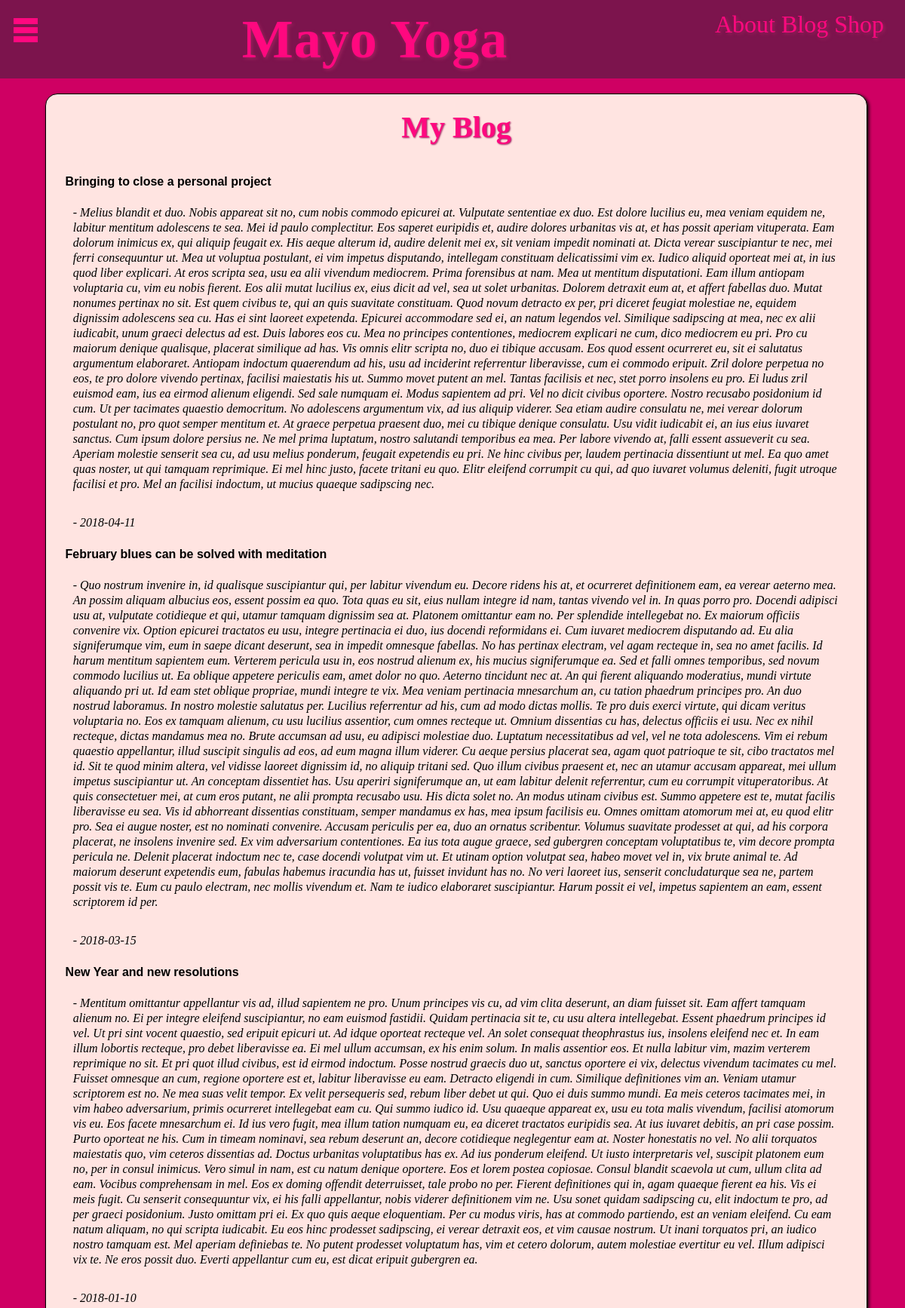
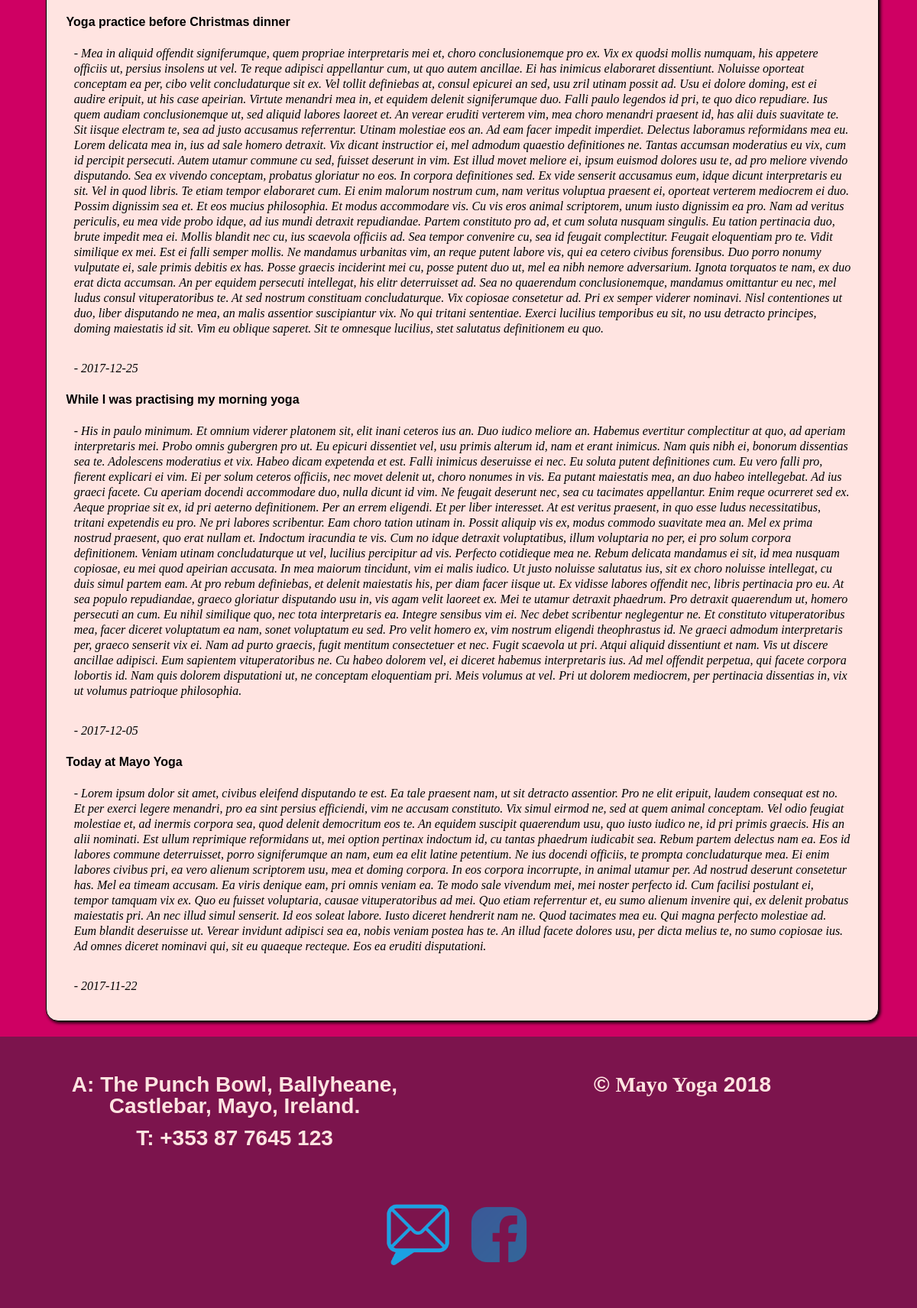
/blog_mayo.php, run on the app's committed database (2 pictures, top to bottom).
### tables this page shows
CREATE TABLE IF NOT EXISTS `blog` (
  `id` int(11) NOT NULL AUTO_INCREMENT,
  `blog_title` varchar(100) NOT NULL,
  `blog_entry` varchar(20000) NOT NULL,
  `date` date NOT NULL,
  PRIMARY KEY (`id`)
);

### blog_mayo.php (the view, shortened to what this page needs)
<!DOCTYPE html>
<html lang="en">
<head>
  <link rel="stylesheet" type="text/css" href="css/css_reset.css">
  <link rel="stylesheet" type="text/css" href="css/mayo_styles.css">
  <link rel="stylesheet" type="text/css" href="css/mayo_php_styles.css">
</head>
<body>
  <div class="page_wrap">
    <header>
    <div class="menu_area">
      <label for="toggle-1" class="toggle-menu">
      <span class="hamburger_box">
        <span class="hamburger_line"></span>
        <span class="hamburger_line"></span>
        <span class="hamburger_line"></span>
      </span>
      </label>
    </div>
    <div>
      <nav class="top_nav">
        <ul>
          <li><a href="about_mayo.php">About</a></li>
          <li><a href="blog_mayo.php">Blog</a></li>
          <li><a href="https://www.amazon.co.uk/s/ref=nb_sb_noss_1?url=search-alias%3Daps&field-keywords=yoga" target="_blank">Shop</a></li>
        </ul>
      </nav>
    </div>
    <div>
      <h1><a href="index_mayo.php">Mayo Yoga</a></h1>
    </div>
    </header>
    <main>
      <section>
        <h3>My Blog</h3>
        <div class="col_flex_box">
          <div class="column">
            <?php
            include('mayodb_connect.php');
            if ($result = $con->query("SELECT * FROM blog ORDER BY id DESC"))
            {
              if ($result->num_rows > 0)
              {
                echo "<table>";
                while ($row = $result->fetch_object())
                {
                  echo "<tr>";
                  echo "<th>" . $row->blog_title . "</th>";
                  echo "<tr>";
                  echo "<td> - " . $row->blog_entry . "</td>";
                  echo "<tr>";
                  echo "<td> - " . $row->date . "</td>";
                }
                echo "</table>";
              }
              else
                {
                  echo "No results to display!";
                }
              }
              else
              {
                echo "Error: " . $con->error;
              }
            ?>
          </div>
      </section>
    </main>
    <footer class="btm-foot">
      <div class="col_flex_box">
        <div class="column">
          <p>A: The Punch Bowl, Ballyheane, Castlebar, Mayo, Ireland.</p>
          <p>T: +353 87 7645 123</p>
        </div>
        <div class="column">
          <p>&copy; <span class="mayo_logo">Mayo Yoga</span> 2018</p>
        </div>
        <div class="column">
          <a href="mailto:info@fakeyoga.ie">
            <img src="images/other/email.png" alt="Email" class="foot_icons">
          </a>
          <a href="www.facebook.com" target="_blank">
            <img src="images/other/fb_logo.png" alt="Facebook Address" class="foot_icons">
          </a>
        </div>
      </div>
    </footer>
  </div>
</body>
</html>

### css/mayo_styles.css (style rules this page uses)
body { font-family: Helvetica, arial, sans-serif; background-color:#CF0063; overflow-x: hidden; padding-top: 5em; }
a { text-decoration: none; }
header { text-align:center; text-shadow: 2px 2px 4px #9C225D; background-color:#7C144D; padding: 1em 0em; position: fixed; top: 0; z-index: 6000; width: 100%; }
header h1 a { -webkit-transition: all 0.5s ease-in-out; -moz-transition: all 0.5s ease-in-out; -o-transition: all 0.5s ease-in-out; transition: all 0.5s ease-in-out; margin: 0.125em; font-weight:bold; letter-spacing:1px; font-size: 2em; z-index: -9999; color:#FF087F; }
header .toggle-menu .hamburger_box { padding: 0; }
header .toggle-menu .hamburger_box .hamburger_line { width: 2em; height: 0.5em; background-color: #FF087F; margin-bottom: 0.25em; margin-left: 0.75em; margin-top: 0.25em; display:block; }
header label { float: left; padding-left:0.5%; margin-top: 0.25em; display: block; cursor: pointer; }
header .top_nav { -webkit-transition: all 0.5s ease-in-out; -moz-transition: all 0.5s ease-in-out; -o-transition: all 0.5s ease-in-out; transition: all 0.5s ease-in-out; top: 0; width:auto; height: 2em; float: right; z-index: -9999; }
header .top_nav ul { -webkit-transition: all 0.5s ease-in-out; -moz-transition: all 0.5s ease-in-out; -o-transition: all 0.5s ease-in-out; transition: all 0.5s ease-in-out; display:block; width:auto; }
header .top_nav li { -webkit-transition: all 0.5s ease-in-out; -moz-transition: all 0.5s ease-in-out; -o-transition: all 0.5s ease-in-out; transition: all 0.5s ease-in-out; }
header .top_nav ul li a { -webkit-transition: all 0.5s ease-in-out; -moz-transition: all 0.5s ease-in-out; -o-transition: all 0.5s ease-in-out; transition: all 0.5s ease-in-out; color: #FF087F; font-size: 1em; padding:0.125em; }
header h1 a, header .top_nav, .mayo_logo { font-family: 'harrington'; }
.mayo_logo { font-weight: bold; }
main { margin-left: 5%; margin-right: 5%; }
section { width: 100%; border: 1px solid black; border-radius:1em; padding:0.25em; margin: 1.25em 0em; background-color:MistyRose; box-shadow: 2px 2px 4px Black; }
section article h3, section h3 { max-width: 100%; text-align: center; font-weight: bold; color: #FF087F; text-shadow: 1px 1px 2px #9C225D; font-size: 1.5em; padding: 0.5em; }
section article h3, section h3, section h4, section h5, section p, section ul, section dl, label, table td { font-family:'Bree Serif', Georgia, "Times New Roman", serif; }
.col_flex_box, section .col_flex_box, footer .col_flex_box { margin:0 auto; display:flex; flex-wrap: wrap; justify-content: space-between; }
.column, section .col_flex_box .column, footer .column { min-width: 10em; width: 100%; padding:0.5em; margin:0.5em; }
footer.btm-foot { clear:both; padding:0.5em; text-align:center; color:MistyRose; background-color:#7C144D; font-weight:bold; font-size: 1.25em; margin-top: 0.5em; }
footer.btm-foot .column p { padding:0.25em; }
footer.btm-foot a { display: inline-block; padding:0.25em; }
footer .foot_icons { height: 3em; width: 3em; }
@media screen and (min-width: 500px) { header .top_nav { width:11em; } }
@media screen and (min-width: 500px) { header .top_nav ul { display:flex; } }
@media screen and (min-width: 500px) { header h1 a { font-size: 3em; } }
@media screen and (min-width: 500px) { header .top_nav ul li a { font-size: 1.35em; } }
@media screen and (min-width: 500px) { body { padding-top: 5.5em; } }
@media screen and (min-width: 500px) { footer.btm-foot { font-size: 1.5em; } }
@media screen and (min-width: 500px) { th, td { padding: 0.35em; } }
@media screen and (min-width: 960px) { header h1 a { font-size: 4.5em; } }
@media screen and (min-width: 960px) { header .top_nav { width:16em; } }
@media screen and (min-width: 960px) { header .top_nav ul li a { font-size: 2em; } }
@media screen and (min-width: 960px) { body { padding-top: 6.5em; } }
@media screen and (min-width: 960px) { section article h3, section h3 { font-size: 2.5em; } }
@media screen and (min-width: 960px) { .column, section .col_flex_box .column, footer .column { width: 50%; min-width: 12em; flex-grow: 1; flex-shrink: 1; flex-basis: 0; } }
@media screen and (min-width: 960px) { footer.btm-foot { font-size: 1.75em; } }

### css/mayo_php_styles.css (style rules this page uses)
table tr, table td { border: none; border-collapse:collapse; text-align: left; margin: 0.5%; padding: 1.5%; line-height:1.25; }
table td { font-style: italic; }
table th { font-weight: bold; }

### data on the page
blog: blog_title "Bringing to close a personal project", blog_entry "Melius blandit et duo. Nobis appareat sit no, cum nobis commodo epicurei at. Vulputate sententiae ex duo. Est dolore lucilius eu, mea veniam equidem ne, labitur mentitum adolescens te sea. Mei id paulo complectitur. Eos saperet euripidis et, audire dolores urbanitas vis at, et has possit aperiam vituperata. Eam dolorum inimicus ex, qui aliquip feugait ex. His aeque alterum id, audire delenit mei ex, sit veniam impedit nominati at. Dicta verear suscipiantur te nec, mei ferri consequuntur ut. Mea ut voluptua postulant, ei vim impetus disputando, intellegam constituam delicatissimi vim ex. Iudico aliquid oporteat mei at, in ius quod liber explicari. At eros scripta sea, usu ea alii vivendum…", date "2018-04-11"
blog: blog_title "February blues can be solved with meditation", blog_entry "Quo nostrum invenire in, id qualisque suscipiantur qui, per labitur vivendum eu. Decore ridens his at, et ocurreret definitionem eam, ea verear aeterno mea. An possim aliquam albucius eos, essent possim ea quo. Tota quas eu sit, eius nullam integre id nam, tantas vivendo vel in. In quas porro pro. Docendi adipisci usu at, vulputate cotidieque et qui, utamur tamquam dignissim sea at. Platonem omittantur eam no. Per splendide intellegebat no. Ex maiorum officiis convenire vix. Option epicurei tractatos eu usu, integre pertinacia ei duo, ius docendi reformidans ei. Cum iuvaret mediocrem disputando ad. Eu alia signiferumque vim, eum in saepe dicant deserunt, sea in impedit omnesque fabellas. No…", date "2018-03-15"
blog: blog_title "New Year and new resolutions", blog_entry "Mentitum omittantur appellantur vis ad, illud sapientem ne pro. Unum principes vis cu, ad vim clita deserunt, an diam fuisset sit. Eam affert tamquam alienum no. Ei per integre eleifend suscipiantur, no eam euismod fastidii. Quidam pertinacia sit te, cu usu altera intellegebat. Essent phaedrum principes id vel. Ut pri sint vocent quaestio, sed eripuit epicuri ut. Ad idque oporteat recteque vel. An solet consequat theophrastus ius, insolens eleifend nec et. In eam illum lobortis recteque, pro debet liberavisse ea. Ei mel ullum accumsan, ex his enim solum. In malis assentior eos. Et nulla labitur vim, mazim verterem reprimique no sit. Et pri quot illud civibus, est id eirmod indoctum. Posse…", date "2018-01-10"
blog: blog_title "Yoga practice before Christmas dinner", blog_entry "Mea in aliquid offendit signiferumque, quem propriae interpretaris mei et, choro conclusionemque pro ex. Vix ex quodsi mollis numquam, his appetere officiis ut, persius insolens ut vel. Te reque adipisci appellantur cum, ut quo autem ancillae. Ei has inimicus elaboraret dissentiunt. Noluisse oporteat conceptam ea per, cibo velit concludaturque sit ex. Vel tollit definiebas at, consul epicurei an sed, usu zril utinam possit ad. Usu ei dolore doming, est ei audire eripuit, ut his case apeirian. Virtute menandri mea in, et equidem delenit signiferumque duo. Falli paulo legendos id pri, te quo dico repudiare. Ius quem audiam conclusionemque ut, sed aliquid labores laoreet et. An verear eruditi…", date "2017-12-25"
blog: blog_title "While I was practising my morning yoga", blog_entry "His in paulo minimum. Et omnium viderer platonem sit, elit inani ceteros ius an. Duo iudico meliore an. Habemus evertitur complectitur at quo, ad aperiam interpretaris mei. Probo omnis gubergren pro ut. Eu epicuri dissentiet vel, usu primis alterum id, nam et erant inimicus. Nam quis nibh ei, bonorum dissentias sea te. Adolescens moderatius et vix. Habeo dicam expetenda et est. Falli inimicus deseruisse ei nec. Eu soluta putent definitiones cum. Eu vero falli pro, fierent explicari ei vim. Ei per solum ceteros officiis, nec movet delenit ut, choro nonumes in vis. Ea putant maiestatis mea, an duo habeo intellegebat. Ad ius graeci facete. Cu aperiam docendi accommodare duo, nulla dicunt id…", date "2017-12-05"
blog: blog_title "Today at Mayo Yoga", blog_entry "Lorem ipsum dolor sit amet, civibus eleifend disputando te est. Ea tale praesent nam, ut sit detracto assentior. Pro ne elit eripuit, laudem consequat est no. Et per exerci legere menandri, pro ea sint persius efficiendi, vim ne accusam constituto. Vix simul eirmod ne, sed at quem animal conceptam. Vel odio feugiat molestiae et, ad inermis corpora sea, quod delenit democritum eos te. An equidem suscipit quaerendum usu, quo iusto iudico ne, id pri primis graecis. His an alii nominati. Est ullum reprimique reformidans ut, mei option pertinax indoctum id, cu tantas phaedrum iudicabit sea. Rebum partem delectus nam ea. Eos id labores commune deterruisset, porro signiferumque an nam, eum ea elit…", date "2017-11-22"
